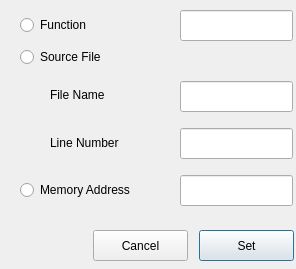
<?xml version="1.0" encoding="UTF-8"?>
<ui version="4.0">
 <class>Dialog</class>
 <widget class="QDialog" name="Dialog">
  <property name="geometry">
   <rect>
    <x>0</x>
    <y>0</y>
    <width>296</width>
    <height>269</height>
   </rect>
  </property>
  <property name="windowTitle">
   <string>Dialog</string>
  </property>
  <widget class="QRadioButton" name="rbFunction">
   <property name="geometry">
    <rect>
     <x>20</x>
     <y>12</y>
     <width>108</width>
     <height>26</height>
    </rect>
   </property>
   <property name="text">
    <string>Function</string>
   </property>
  </widget>
  <widget class="QLineEdit" name="lineEditFunction">
   <property name="geometry">
    <rect>
     <x>180</x>
     <y>10</y>
     <width>113</width>
     <height>31</height>
    </rect>
   </property>
  </widget>
  <widget class="QRadioButton" name="rbSourceFile">
   <property name="geometry">
    <rect>
     <x>20</x>
     <y>44</y>
     <width>108</width>
     <height>26</height>
    </rect>
   </property>
   <property name="text">
    <string>Source File</string>
   </property>
  </widget>
  <widget class="QLabel" name="lblFileName">
   <property name="geometry">
    <rect>
     <x>50</x>
     <y>84</y>
     <width>67</width>
     <height>21</height>
    </rect>
   </property>
   <property name="text">
    <string>File Name</string>
   </property>
  </widget>
  <widget class="QLabel" name="lblLineNumber">
   <property name="geometry">
    <rect>
     <x>50</x>
     <y>132</y>
     <width>81</width>
     <height>21</height>
    </rect>
   </property>
   <property name="text">
    <string>Line Number</string>
   </property>
  </widget>
  <widget class="QLineEdit" name="lineEditFileName">
   <property name="geometry">
    <rect>
     <x>180</x>
     <y>81</y>
     <width>113</width>
     <height>31</height>
    </rect>
   </property>
  </widget>
  <widget class="QLineEdit" name="lineEditLineNumber">
   <property name="geometry">
    <rect>
     <x>180</x>
     <y>128</y>
     <width>113</width>
     <height>31</height>
    </rect>
   </property>
  </widget>
  <widget class="QRadioButton" name="rbAddress">
   <property name="geometry">
    <rect>
     <x>20</x>
     <y>177</y>
     <width>141</width>
     <height>26</height>
    </rect>
   </property>
   <property name="text">
    <string>Memory Address</string>
   </property>
  </widget>
  <widget class="QLineEdit" name="lineEditAddress">
   <property name="geometry">
    <rect>
     <x>180</x>
     <y>175</y>
     <width>113</width>
     <height>31</height>
    </rect>
   </property>
  </widget>
  <widget class="QPushButton" name="cmdSet">
   <property name="geometry">
    <rect>
     <x>199</x>
     <y>230</y>
     <width>95</width>
     <height>31</height>
    </rect>
   </property>
   <property name="text">
    <string>Set</string>
   </property>
  </widget>
  <widget class="QPushButton" name="cmdCancel">
   <property name="geometry">
    <rect>
     <x>93</x>
     <y>230</y>
     <width>95</width>
     <height>31</height>
    </rect>
   </property>
   <property name="text">
    <string>Cancel</string>
   </property>
  </widget>
 </widget>
 <resources/>
 <connections/>
</ui>
